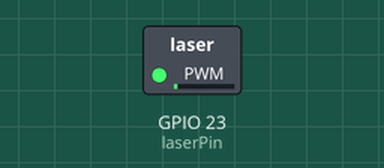
Bench run of a sketch on a simulated ESP32. On the bench: switched loads named in the sketch (green lamp = pin HIGH). Dashed ring = blinking.

Above: at 0.05 s.
Timing chart, 0 to 3.7 s (numbered marks = the images above):
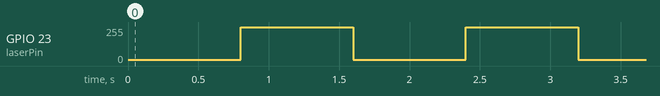

The sketch:

teste_laser.ino
```cpp
// Configuração Controle Laser
#define laserPin 23
#define freqLedC 1000
#define laserChannel 1
#define resolution 8

void setup() {
  // Setup Laser
  ledcSetup(laserChannel, freqLedC, resolution);
  ledcAttachPin(laserPin, laserChannel);
}

void loop() {
  ledcWrite(laserChannel, 10);
  delay(800);
  ledcWrite(laserChannel, 255);
  delay(800);
}
```

Measured:
- by itself, GPIO 23 (laserPin): alternates 255/255 for 0.80 s and 10/255 for 0.80 s
